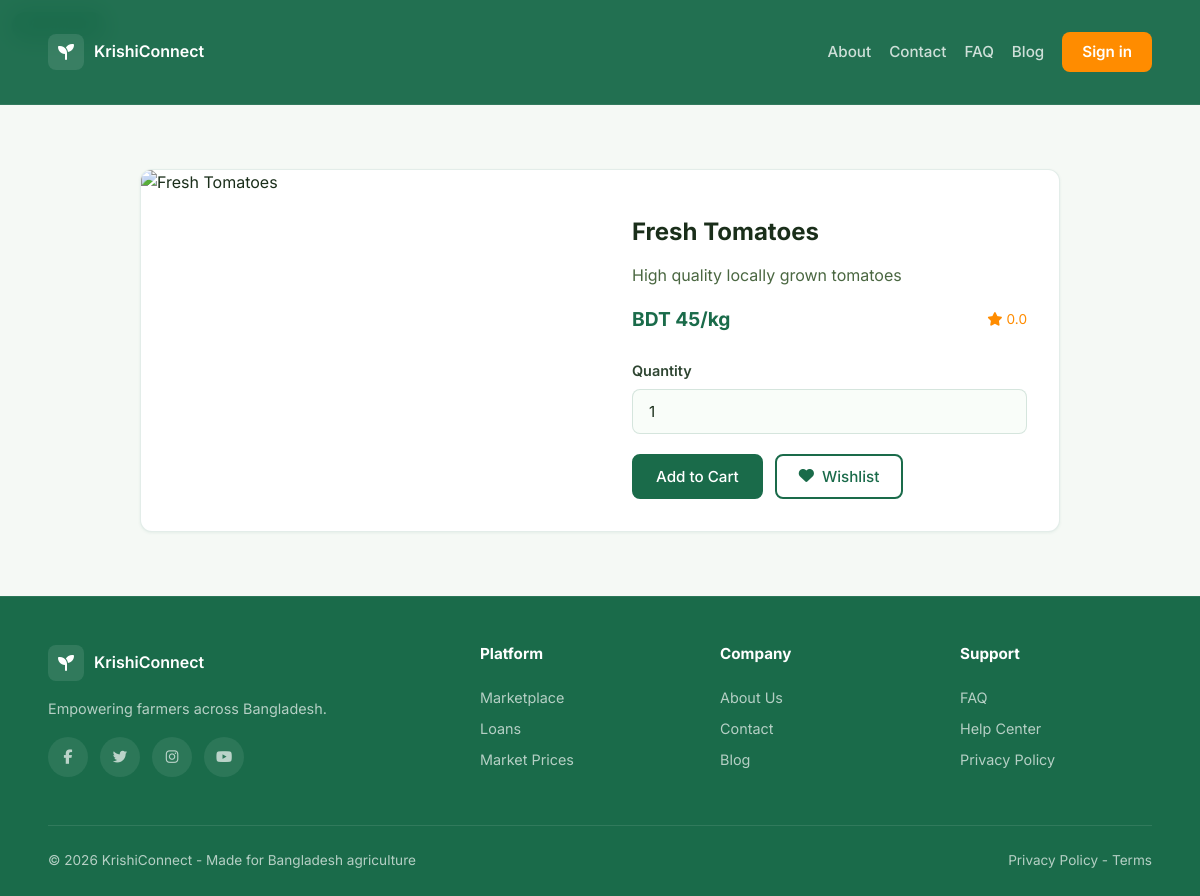
The app's page /pages/product.php?id=1 with its own data.
### tables this page shows
CREATE TABLE products (
    id INT AUTO_INCREMENT PRIMARY KEY,
    farmer_id INT NOT NULL,
    category_id INT NOT NULL,
    name VARCHAR(120) NOT NULL,
    variety VARCHAR(120),
    description TEXT,
    price DECIMAL(10,2) NOT NULL,
    unit VARCHAR(20) NOT NULL DEFAULT 'kg',
    quantity_available DECIMAL(10,2) NOT NULL DEFAULT 0,
    quantity_sold DECIMAL(10,2) DEFAULT 0,
    rating DECIMAL(3,2) DEFAULT 0,
    review_count INT DEFAULT 0,
    status ENUM('active','inactive','sold_out') NOT NULL DEFAULT 'active',
    harvest_date DATE,
    expiry_date DATE,
    storage_location VARCHAR(160),
    created_at TIMESTAMP DEFAULT CURRENT_TIMESTAMP,
    updated_at TIMESTAMP DEFAULT CURRENT_TIMESTAMP ON UPDATE CURRENT_TIMESTAMP,
    FOREIGN KEY (farmer_id) REFERENCES users(id) ON DELETE CASCADE,
    FOREIGN KEY (category_id) REFERENCES categories(id) ON DELETE RESTRICT,
    INDEX idx_farmer_id (farmer_id),
    INDEX idx_category_id (category_id),
    INDEX idx_status (status),
    INDEX idx_created_at (created_at)
);

### app/includes/db.php (called while the page is built, shortened)
<?php
function db(): PDO
{
    $config = require __DIR__ . '/config.php';
    $db = $config['db'];
    $dsn = sprintf(
        'mysql:host=%s;port=%s;dbname=%s;charset=%s',
        $db['host'],
        $db['port'],
        $db['name'],
        $db['charset']
    );
    $pdo = new PDO($dsn, $db['user'], $db['pass'], [
        PDO::ATTR_ERRMODE => PDO::ERRMODE_EXCEPTION,
        PDO::ATTR_DEFAULT_FETCH_MODE => PDO::FETCH_ASSOC,
    ]);
    return $pdo;
}

### app/includes/config.php (called while the page is built)
<?php
return [
    'db' => [
        'host' => getenv('KRISHI_DB_HOST') ?: 'localhost',
        'port' => getenv('KRISHI_DB_PORT') ?: '3307',
        'name' => getenv('KRISHI_DB_NAME') ?: 'krishiconnect',
        'user' => getenv('KRISHI_DB_USER') ?: 'root',
        'pass' => getenv('KRISHI_DB_PASS') ?: '',
        'charset' => getenv('KRISHI_DB_CHARSET') ?: 'utf8mb4',
    ],
    'base_url' => getenv('KRISHI_BASE_URL') !== false ? getenv('KRISHI_BASE_URL') : null,
];

### app/includes/helpers.php (called while the page is built, shortened)
<?php
function app_config(): array
{
    static $config = null;
    if ($config === null) {
        $config = require __DIR__ . '/config.php';
    }
    return $config;
}
function base_url(): string
{
    $base = app_config()['base_url'] ?? '';
    return rtrim($base, '/');
}
function url(string $path): string
{
    $base = base_url();
    $path = '/' . ltrim($path, '/');
    return $base . $path;
}
function asset_url(string $path): string
{
    return url($path);
}

### pages/product.php (the view, shortened to what this page needs)
<?php
require_once __DIR__ . '/../app/includes/header.php';
require_once __DIR__ . '/../app/includes/db.php';
$id = (int)($_GET['id'] ?? 0);
$stmt = db()->prepare('SELECT p.*, c.name AS category_name, (SELECT image_path FROM product_images WHERE product_id = p.id AND is_primary = 1 LIMIT 1) AS image_path FROM products p JOIN categories c ON c.id = p.category_id WHERE p.id = ?');
$stmt->execute([$id]);
$product = $stmt->fetch();
?>
<section class="section">
    <div class="container">
        <?php if (!$product): ?>
            <div class="card" style="text-align:center">
                <h2>Product not found</h2>
                <p style="color:var(--gray);margin:1rem 0">The requested product is unavailable.</p>
                <a href="<?= url('pages/marketplace.php'); ?>" class="btn btn-primary">Back to Marketplace</a>
            </div>
        <?php else: ?>
            <div class="product-card" style="max-width:920px;margin:0 auto;display:grid;grid-template-columns:repeat(auto-fit,minmax(280px,1fr));overflow:hidden">
                <div class="img-wrap" style="height:100%">
                    <img src="<?= asset_url($product['image_path'] ?: 'images/vegetables/tomato.jpg'); ?>" alt="<?= htmlspecialchars($product['name']); ?>">
                </div>
                <div class="details" style="padding:2rem">
                    <h2 style="margin-top:1rem"><?= htmlspecialchars($product['name']); ?></h2>
                    <p style="color:var(--gray);margin:1rem 0"><?= htmlspecialchars($product['description'] ?: 'Fresh produce from a verified KrishiConnect farmer.'); ?></p>
                    <div class="price-row" style="margin-bottom:1.5rem">
                        <span class="price">BDT <?= number_format((float)$product['price'], 0); ?>/<?= htmlspecialchars($product['unit']); ?></span>
                        <span class="rating"><i class="fas fa-star"></i> <?= number_format((float)$product['rating'], 1); ?></span>
                    </div>
                    <form method="post" action="<?= url('app/actions/cart_add.php'); ?>">
                        <div class="form-group">
                            <label for="quantity">Quantity</label>
                            <input type="number" id="quantity" name="quantity" min="1" value="1">
                        </div>
                        <div class="design-actions">
                            <button class="btn btn-primary" type="submit">Add to Cart</button>
                            <button class="btn btn-outline" type="submit" formaction="<?= url('app/actions/wishlist_add.php'); ?>" name="return_to" value="pages/product.php?id=<?= (int)$product['id']; ?>"><i class="fas fa-heart"></i> Wishlist</button>
                        </div>
                    </form>
                </div>
            </div>
        <?php endif; ?>
    </div>
</section>
<?php require_once __DIR__ . '/../app/includes/footer.php'; ?>

### css/styles.css (style rules this page uses)
:root { --emerald:#1a6b3c;--emerald-dark:#0f4d2a;--emerald-light:#2e8b57;--gold:#f0a500;--gold-light:#ffd166;--navy:#0d1b2a;--navy-light:#1b2d45;--slate:#334155;--gray:#64748b;--gray-light:#94a3b8;--surface:#f8faf9;--surface-2:#f1f5f3;--white:#ffffff;--red:#ef4444;--green-success:#22c55e;--yellow-warn:#eab308;--radius:12px;--radius-lg:20px;--radius-full:9999px;--shadow-sm:0 1px 3px rgba(0,0,0,.08);--shadow:0 4px 12px rgba(0,0,0,.1);--shadow-lg:0 12px 40px rgba(0,0,0,.12);--shadow-xl:0 20px 60px rgba(0,0,0,.15);--transition:all .3s cubic-bezier(.4,0,.2,1);--glass:rgba(255,255,255,.12);--glass-border:rgba(255,255,255,.18) }
*,*::before,*::after { margin:0;padding:0;box-sizing:border-box }
body { font-family:'DM Sans',sans-serif;color:var(--navy);line-height:1.6;background:var(--surface);-webkit-font-smoothing:antialiased }
h1,h2,h3,h4,h5,h6 { font-family:'Inter',sans-serif;font-weight:700;line-height:1.2 }
img { max-width:100%;display:block }
.container { width:100%;max-width:1200px;margin:0 auto;padding:0 24px }
.btn { display:inline-flex;align-items:center;justify-content:center;gap:8px;padding:12px 28px;border-radius:var(--radius);font-weight:600;font-size:.95rem;border:2px solid transparent;cursor:pointer;transition:var(--transition);font-family:inherit }
.btn-primary { background:var(--emerald);color:var(--white);border-color:var(--emerald) }
.btn-outline { background:transparent;color:var(--emerald);border-color:var(--emerald) }
.section { padding:5rem 0 }
.product-card { background:var(--white);border-radius:var(--radius-lg);overflow:hidden;box-shadow:var(--shadow-sm);border:1px solid rgba(0,0,0,.04);transition:var(--transition) }
.product-card .img-wrap { position:relative;overflow:hidden;height:220px }
.product-card .img-wrap img { width:100%;height:100%;object-fit:cover;transition:transform .5s ease }
.product-card .details { padding:1.25rem }
.product-card .price-row { display:flex;justify-content:space-between;align-items:center;margin-top:.75rem }
.product-card .price { font-family:'Inter',sans-serif;font-weight:700;font-size:1.2rem;color:var(--emerald) }
.product-card .rating { color:var(--gold);font-size:.85rem;display:flex;align-items:center;gap:4px }
.form-group { margin-bottom:1.25rem }
.form-group label { display:block;margin-bottom:.4rem;font-weight:600;font-size:.9rem;color:var(--slate) }
input,select,textarea { width:100%;padding:12px 16px;border:2px solid var(--surface-2);border-radius:var(--radius);font-family:inherit;font-size:.95rem;transition:var(--transition);background:var(--surface);color:var(--navy) }
html { scroll-behavior:smooth }
:root { --emerald:#1a6b4a; --emerald-dark:#14583d; --emerald-light:#2c8a62; --gold:#ff8c00; --gold-light:#ffa733; --navy:#1a2e1a; --navy-light:#244424; --slate:#2f4632; --gray:#4a6741; --gray-light:#8ca08d; --surface:#f5f9f5; --surface-2:#e8f5ed; --white:#ffffff; --red:#d32f2f; --green-success:#1a6b4a; --yellow-warn:#ff8c00; --radius:8px; --radius-lg:12px; --radius-full:9999px; --shadow-sm:0 1px 3px rgba(26,107,74,.08); --shadow:0 8px 24px rgba(26,107,74,.12); --shadow-lg:0 14px 40px rgba(26,107,74,.16); }
body { font-family:Inter,DM Sans,Arial,sans-serif;background:var(--surface);color:var(--navy) }
.container { max-width:1152px }
.btn { border-radius:8px;padding:11px 22px;font-weight:500 }
.btn-primary { background:var(--emerald);border-color:var(--emerald);color:var(--white) }
.btn-outline { border-color:var(--emerald);color:var(--emerald);background:transparent }
.design-actions { display:flex;gap:12px;flex-wrap:wrap }
.section { padding:64px 0 }
.card,.product-card,.story-card,.form-container,.filter-bar,.table-wrap,.summary-box,.success-card,.message-list,.message-chat,.notification-card,.settings-card { border-radius:12px;border:1px solid rgba(26,107,74,.12);box-shadow:var(--shadow-sm);background:var(--white) }
.product-card .img-wrap { height:210px }
.product-card .price { color:var(--emerald) }
.product-card .rating { color:var(--gold) }
input,select,textarea { border:1px solid rgba(26,107,74,.16);background:#f9fdf9;border-radius:8px }

### records on screen
products: name "Fresh Tomatoes", description "High quality locally grown tomatoes", price "45", unit "kg", rating "0.0"
